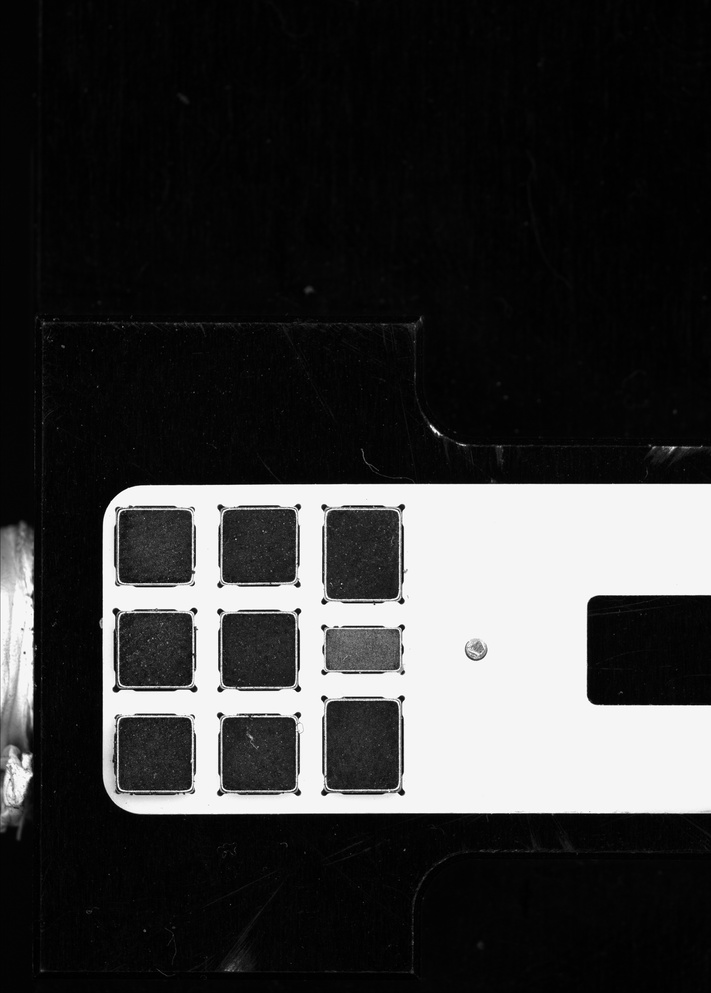
#> input picture Image/img3.jpg, 711 x 993 px, shrunk from 2749 x 3841 before the run
$ python xingtaixue.py
#> lines starting #> are read from the running program, lines starting #| are printed output that depends on the picture
import cv2
import numpy as np
from matplotlib import pyplot as plt


DEBUG = False

#　测地膨胀
def D_g(n,f,b,g):
    if n==0:
        return f
    if n==1:
        if DEBUG:
            cv2.imshow('g',g)
            cv2.imshow('img',cv2.dilate(f,b,iterations=1))
            cv2.imshow('min',np.min((cv2.dilate(f,b,iterations=1),g),axis=0))
            #cv2.imshow('c',np.min((cv2.dilate(f,b,iterations=1),g),axis=0)-cv2.dilate(f,b,iterations=1))
            cv2.waitKey()
            cv2.destroyAllWindows()
            #from IPython.core.debugger import Tracer; Tracer()()
            #print((cv2.dilate(f,b,iterations=1)<=g).all())
        return np.min((cv2.dilate(f,b,iterations=1),g),axis=0)
    return D_g(1,D_g(n-1,f,b,g),b,g)

# 测地腐蚀
def E_g(n,f,b,g):
    if n==0:
        return f
    if n==1:
        return np.max((cv2.erode(f,b,iterations=1),g),axis=0)
    return E_g(1,E_g(n-1,f,b,g),b,g)

# 膨胀重建
def R_g_D(f,b,g):
    if DEBUG:
        cv2.imshow('origin',f)
        cv2.waitKey()
        #cv2.destroyAllWindows()
    img = f
    while True:
        new = D_g(1,img,b,g)
        cv2.destroyAllWindows()
        if (new==img).all():
            return img
        img = new

# 腐蚀重建
def R_g_E(f,b,g):
    img = f
    while True:
        new = E_g(1,img,b,g)
        if (new==img).all():
            return img
        img = new

# 重建开操作
def O_R(n,f,b,conn=np.ones((3,3))):
    erosion=cv2.erode(f,b,iterations=n)
    return R_g_D(erosion,conn,f)

# 重建闭操作
def C_R(n,f,b,conn=np.ones((3,3))):
    dilation = cv2.dilate(f,b,iterations = n)
    return R_g_E(dilation,conn,f)


calculator = cv2.imread('Image/img3.jpg')
#> calculator is the input picture: shape (993, 711, 3); min 0, max 255, mean 54.7
calculator1 = O_R(1,calculator,np.ones((1,71)))
#> in O_R, `erosion=cv2.erode(f,b,iterations=n)`:
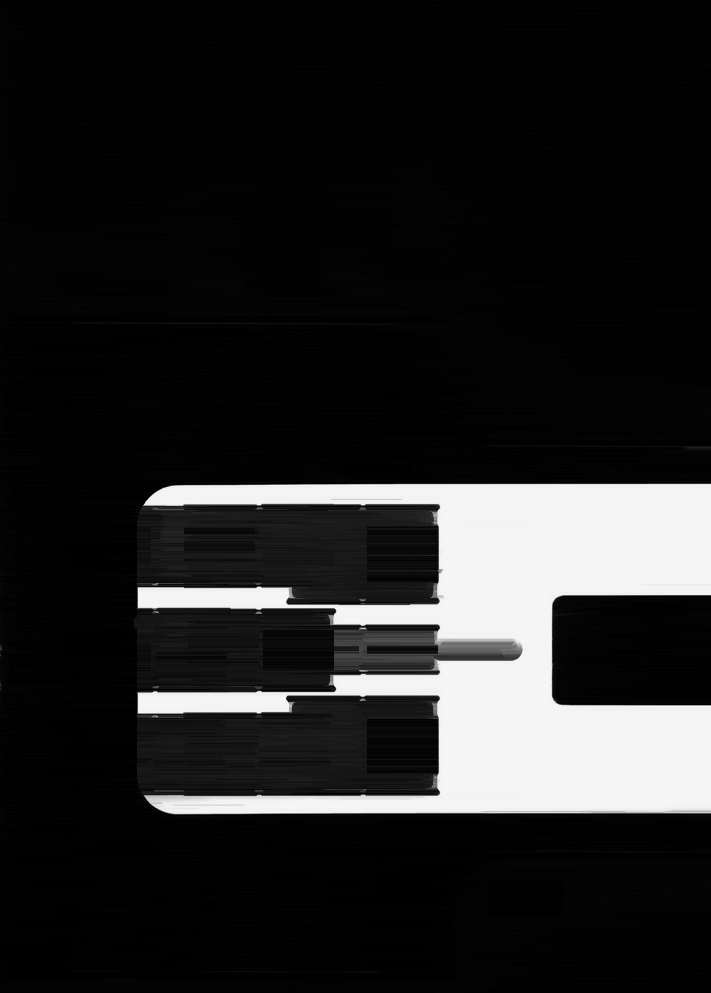
#> erosion: shape (993, 711, 3); min 0, max 252, mean 35.6
#> the loop in R_g_D, `while True:` made 536 passes
#> pass 2, in R_g_D, `new = D_g(1,img,b,g)`:
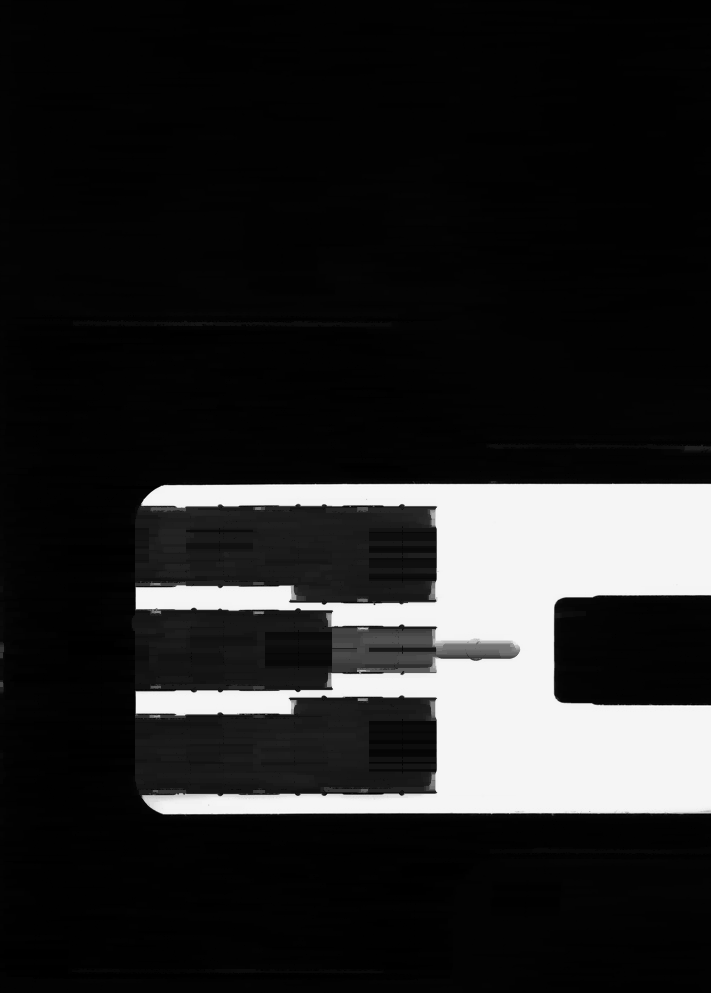
#> new: shape (993, 711, 3); min 0, max 252, mean 38.2

f,ax = plt.subplots(1,2,figsize=(15,15))
ax[0].imshow(calculator)
ax[1].imshow(calculator1)
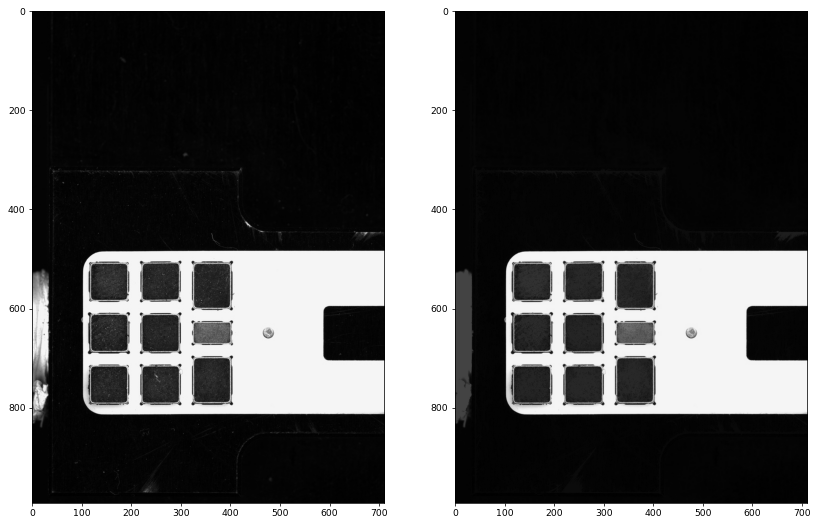
#> figure drawn by matplotlib, 2 panels

$ run again, with Image/img1.png saved as Image/img3.jpg
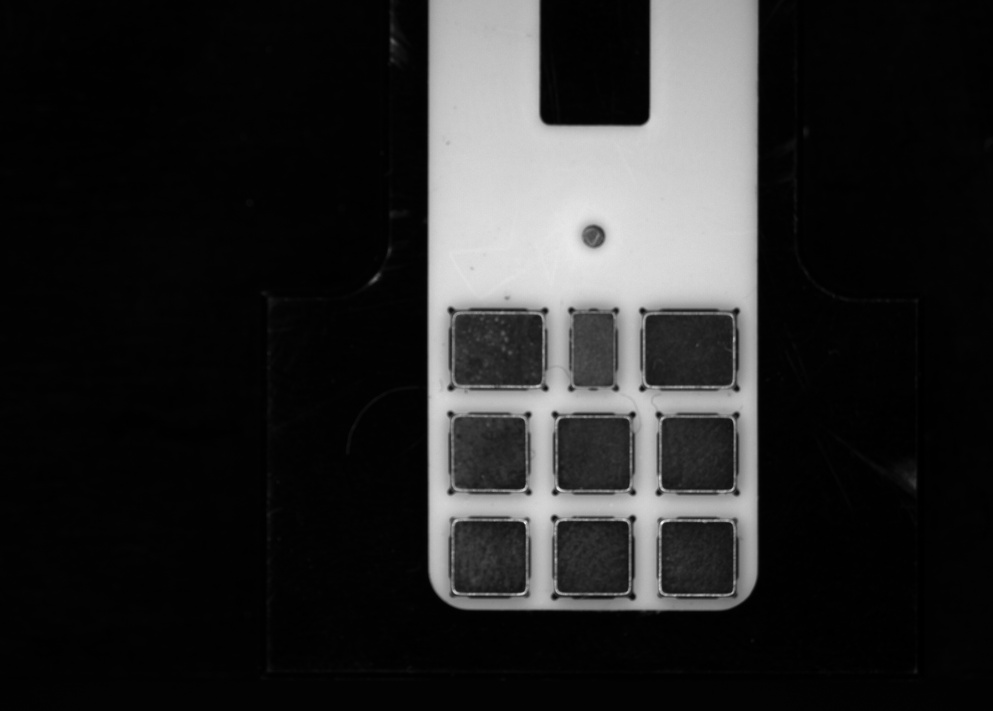
#> input picture Image/img1.png, 993 x 711 px, shrunk from 3840 x 2748 before the run
#> calculator is the input picture: shape (711, 993, 3); min 0, max 242, mean 40.6
#> in O_R, `erosion=cv2.erode(f,b,iterations=n)`:
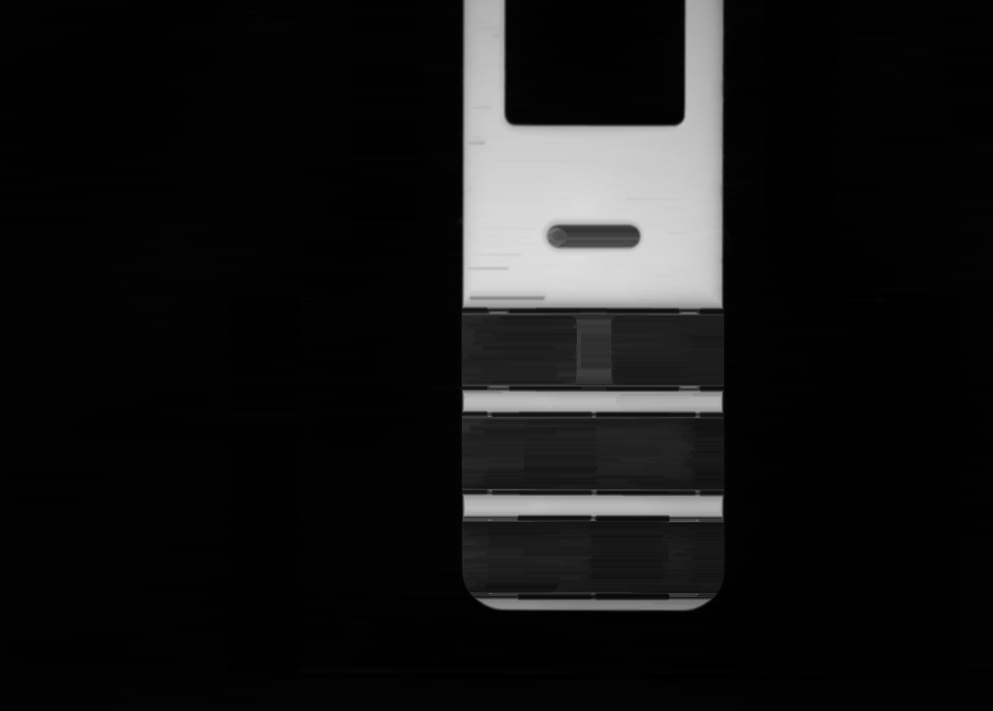
#> erosion: shape (711, 993, 3); min 0, max 223, mean 22.6
#> `ax[1].imshow(calculator1)`:
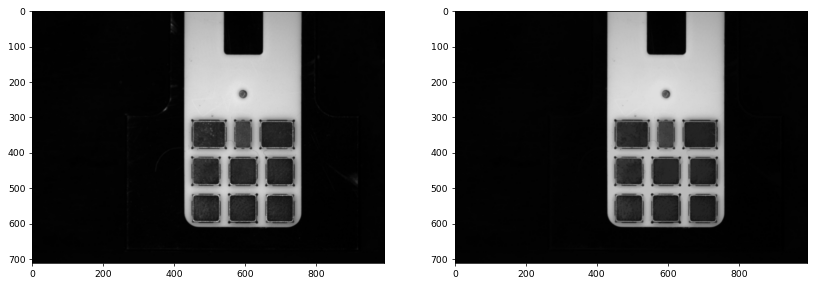
#> figure drawn by matplotlib, 2 panels

$ run again, with Image/img4.png saved as Image/img3.jpg
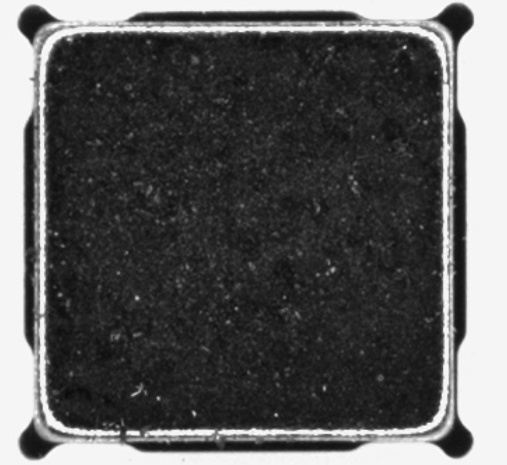
#> input picture Image/img4.png, 507 x 465 px
#> calculator is the input picture: shape (465, 507, 3); min 11, max 254, mean 90.2
#> the loop in R_g_D, `while True:` made 610 passes
#> pass 1, in R_g_D, `new = D_g(1,img,b,g)`:
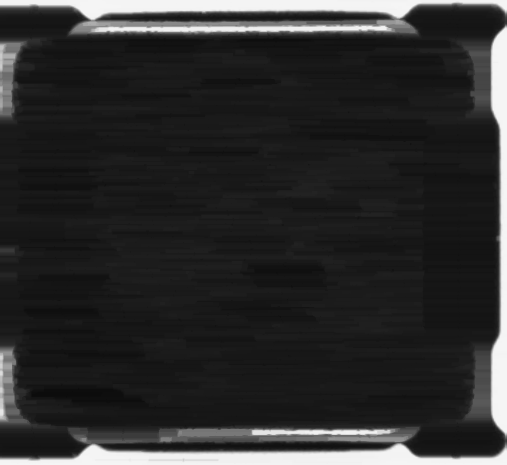
#> new: shape (465, 507, 3); min 11, max 245, mean 45.1
#> in O_R, `return R_g_D(erosion,conn,f)`:
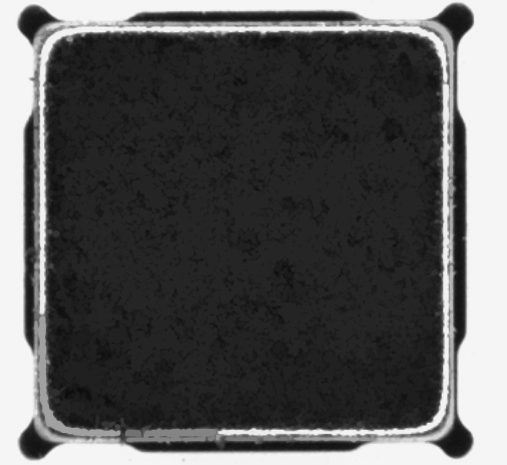
#> returned value: shape (465, 507, 3); min 11, max 245, mean 87.1
